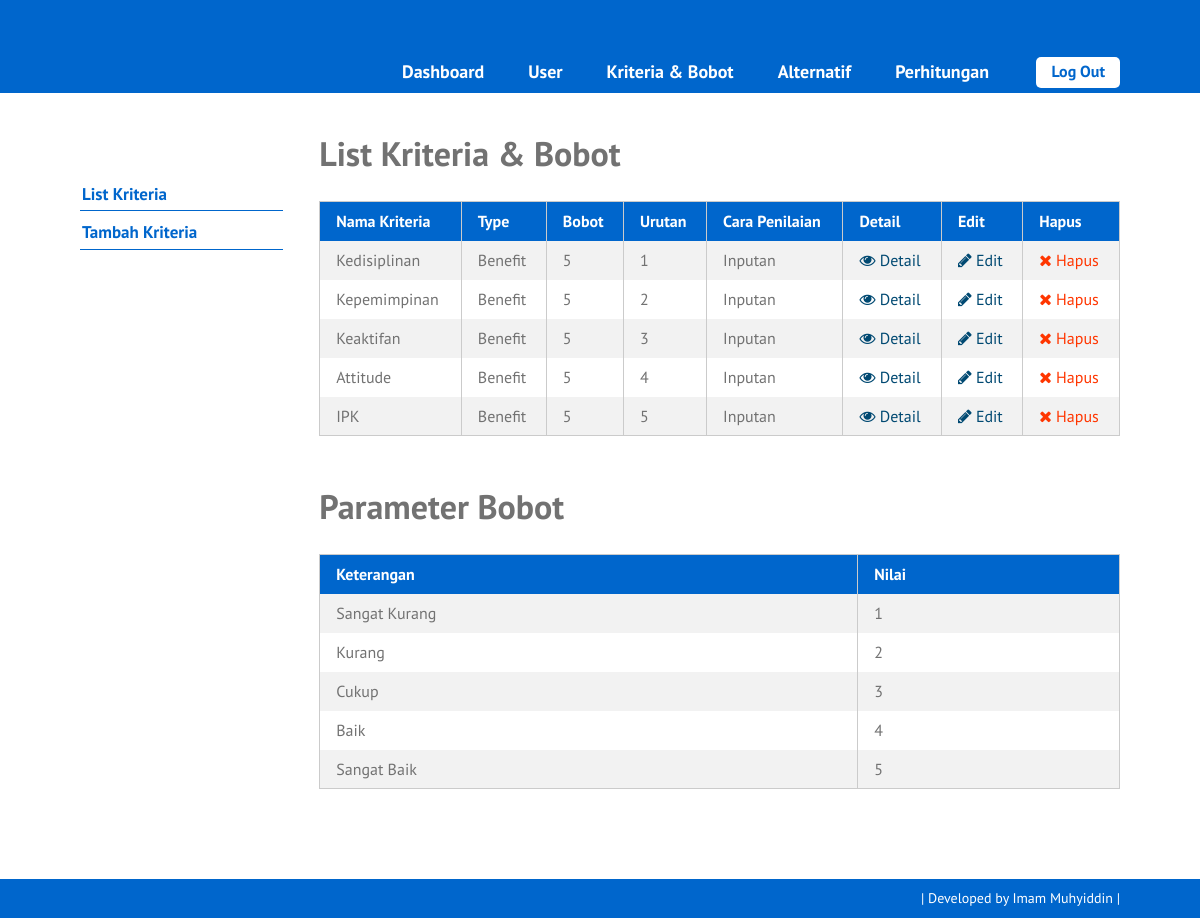
The app's page /list-kriteria.php (signed in) with its own data.
### tables this page shows
CREATE TABLE `kriteria` (
  `id_kriteria` int(10) NOT NULL,
  `nama` varchar(30) NOT NULL,
  `type` enum('benefit','cost') NOT NULL,
  `bobot` float NOT NULL,
  `ada_pilihan` tinyint(1) DEFAULT NULL,
  `urutan_order` int(2) NOT NULL
);

### list-kriteria.php (the view, shortened to what this page needs)
<?php require_once('includes/init.php'); ?>
<?php
require_once('template-parts/header.php');
?>
<div class="main-content-row">
	<div class="container clearfix">
		<?php include_once('template-parts/sidebar-kriteria.php'); ?>
		<div class="main-content the-content">
			<h1>List Kriteria & Bobot</h1>
			<?php
			$query = $pdo->prepare('SELECT * FROM kriteria ORDER BY urutan_order ASC');
			$query->execute();
			$query->setFetchMode(PDO::FETCH_ASSOC);
			if ($query->rowCount() > 0):
				?>
				<table class="pure-table pure-table-striped">
					<thead>
						<tr>
							<th>Nama Kriteria</th>
							<th>Type</th>
							<th>Bobot</th>
							<th>Urutan</th>
							<th>Cara Penilaian</th>
							<th>Detail</th>
							<th>Edit</th>
							<th>Hapus</th>
						</tr>
					</thead>
					<tbody>
						<?php while ($hasil = $query->fetch()): ?>
							<tr>
								<td>
									<?php echo $hasil['nama']; ?>
								</td>
								<td>
									<?php
									if ($hasil['type'] == 'benefit') {
										echo 'Benefit';
									} elseif ($hasil['type'] == 'cost') {
										echo 'Cost';
									}
									?>
								</td>
								<td>
									<?php echo $hasil['bobot']; ?>
								</td>
								<td>
									<?php echo $hasil['urutan_order']; ?>
								</td>
								<td>
									<?php echo ($hasil['ada_pilihan']) ? 'Pilihan' : 'Inputan'; ?>
								</td>
								<td><a href="single-kriteria.php?id=<?php echo $hasil['id_kriteria']; ?>"><span
											class="fa fa-eye"></span> Detail</a></td>
								<td><a href="edit-kriteria.php?id=<?php echo $hasil['id_kriteria']; ?>"><span
											class="fa fa-pencil"></span> Edit</a></td>
								<td><a href="hapus-kriteria.php?id=<?php echo $hasil['id_kriteria']; ?>"
										class="red yaqin-hapus"><span class="fa fa-times"></span> Hapus</a></td>
							</tr>
						<?php endwhile; ?>
					</tbody>
				</table>
				<h1>Parameter Bobot</h1>
				<table class="pure-table pure-table-striped">
					<thead>
						<tr>
								<th>Keterangan</th>
								<th>Nilai</th>
							</tr>
						</thead>
						<tbody>
							<tr>
								<td>Sangat Kurang</td>
								<td>1</td>
							</tr>
							<tr>
								<td>Kurang</td>
								<td>2</td>
							</tr>
							<tr>
								<td>Cukup</td>
								<td>3</td>
							</tr>
							<tr>
								<td>Baik</td>
								<td>4</td>
							</tr>
							<tr>
								<td>Sangat Baik</td>
								<td>5</td>
							</tr>
						</tbody>
								</table>
					<?php else: ?>
						<p>Maaf, belum ada data untuk kriteria.</p>
					<?php endif; ?>
			</div>
		</div>
	</div>
	<?php
	require_once('template-parts/footer.php');

### stylesheets/style.css (style rules this page uses)
html,body,div,span,applet,object,iframe,h1,h2,h3,h4,h5,h6,p,blockquote,pre,a,abbr,acronym,address,big,cite,code,del,dfn,em,img,ins,kbd,q,s,samp,small,strike,strong,sub,sup,tt,var,b,u,i,center,dl,dt,dd,ol,ul,li,fieldset,form,label,legend,table,caption,tbody,tfoot,thead,tr,th,td,article,aside,canvas,details,embed,figure,figcaption,footer,header,hgroup,menu,nav,output,ruby,section,summary,time,mark,audio,video { margin:0;padding:0;border:0;font-size:100%;vertical-align:baseline }
body { line-height:1 }
table { border-collapse:collapse;border-spacing:0 }
*,*:before,*:after { -moz-box-sizing:border-box;-webkit-box-sizing:border-box;box-sizing:border-box }
.clearfix:before,.clearfix:after { content:" ";display:table }
.clear,.clearfix:after { clear:both }
a { color:#0066cc;text-decoration:none }
.container { max-width:1100px;margin:0 auto;position:relative;padding:0 30px }
body { background:#0066cc;font-family:"PT Sans",sans-serif;color:#727272;font-size:14px;line-height:1.3;font-weight:500 }
h1,h2,h3,h4,h5,h6 { font-weight:300 }
.pure-table { border-collapse:collapse;border-spacing:0;empty-cells:show;border:1px solid #cbcbcb;width:100% }
.pure-table td,.pure-table th { border-left:1px solid #cbcbcb;border-width:0 0 0 1px;font-size:inherit;margin:0;overflow:visible;padding:0.5em 1em }
.pure-table td:first-child,.pure-table th:first-child { border-left-width:0 }
.pure-table thead { background-color:#0066cc;color:#fff;text-align:left;vertical-align:bottom }
.pure-table thead th { color:#fff }
.pure-table td { background-color:transparent }
.pure-table-striped tr:nth-child(2n-1) td { background-color:#f2f2f2 }
.the-content { font-size:16px;line-height:1.42857 }
.the-content a { color:#004972 }
.the-content h1,.the-content h2,.the-content h3,.the-content h4,.the-content h5,.the-content h6 { font-weight:700 }
.the-content h1 { font-size:34px;margin:0.8em 0 0.8em;padding:0;line-height:1.2 }
.the-content blockquote,.the-content table,.the-content p,.the-content ul,.the-content ol,.the-content dd,.the-content pre,.the-content iframe,.the-content .flxmap-container,.the-content hr { margin-bottom:1em }
.the-content table { margin-bottom:50px }
.the-content>h1:first-child,.the-content>h3:first-child,.the-content>h2:first-child { margin-top:0 }
.fa { display:inline-block;font:normal normal normal 14px/1 FontAwesome;font-size:inherit;text-rendering:auto;-webkit-font-smoothing:antialiased;-moz-osx-font-smoothing:grayscale }
.fa-remove:before,.fa-close:before,.fa-times:before { content:"\f00d" }
.fa-pencil:before { content:"\f040" }
.fa-eye:before { content:"\f06e" }
button,a { -webkit-transition:all .2s ease;-moz-transition:all .2s ease;-o-transition:all .2s ease;transition:all 0.2s ease }
span.red,a.red,.the-content span.red,.the-content a.red { color:#ff3600 }
.main-content { float:right;width:77%;padding:40px 0 }

### records on screen
kriteria: nama "Kedisiplinan", type "Benefit", bobot "5", urutan_order "1", ada_pilihan "Inputan"
kriteria: nama "Kepemimpinan", type "Benefit", bobot "5", urutan_order "2", ada_pilihan "Inputan"
kriteria: nama "Keaktifan", type "Benefit", bobot "5", urutan_order "3", ada_pilihan "Inputan"
kriteria: nama "Attitude", type "Benefit", bobot "5", urutan_order "4", ada_pilihan "Inputan"
kriteria: nama "IPK", type "Benefit", bobot "5", urutan_order "5", ada_pilihan "Inputan"
